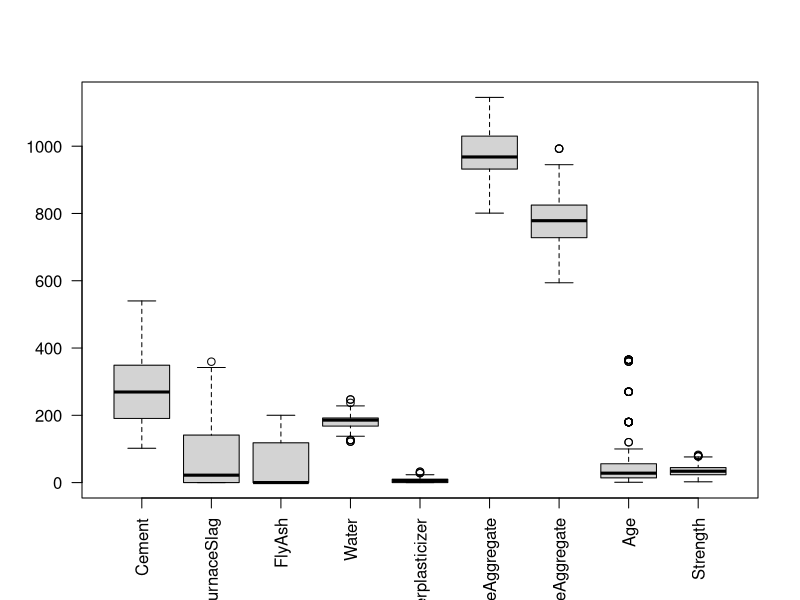
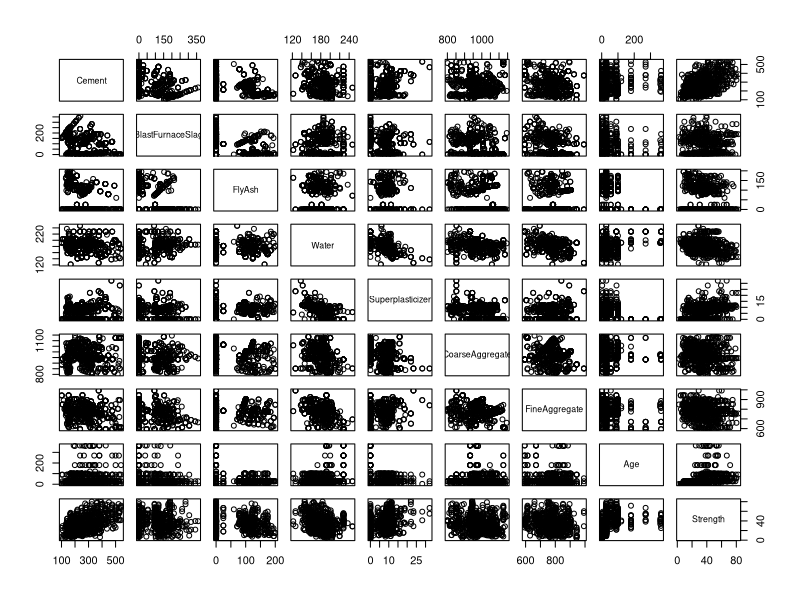
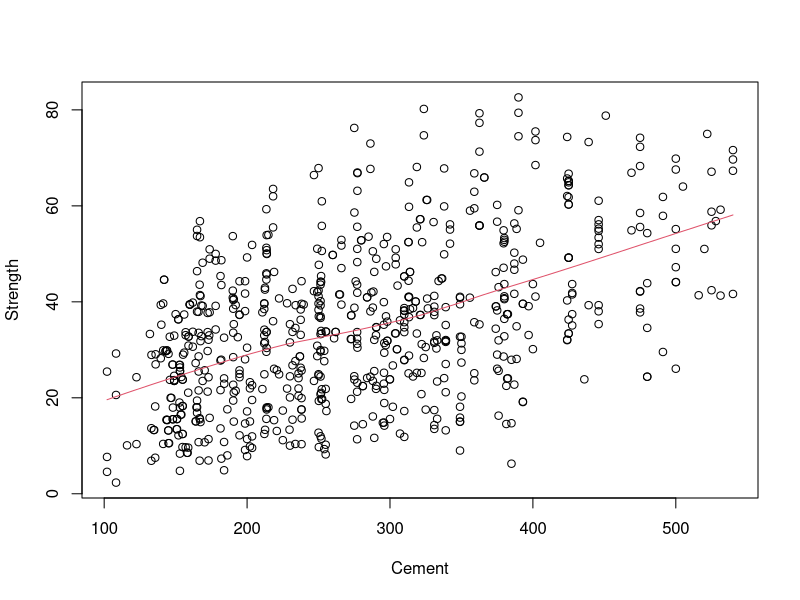
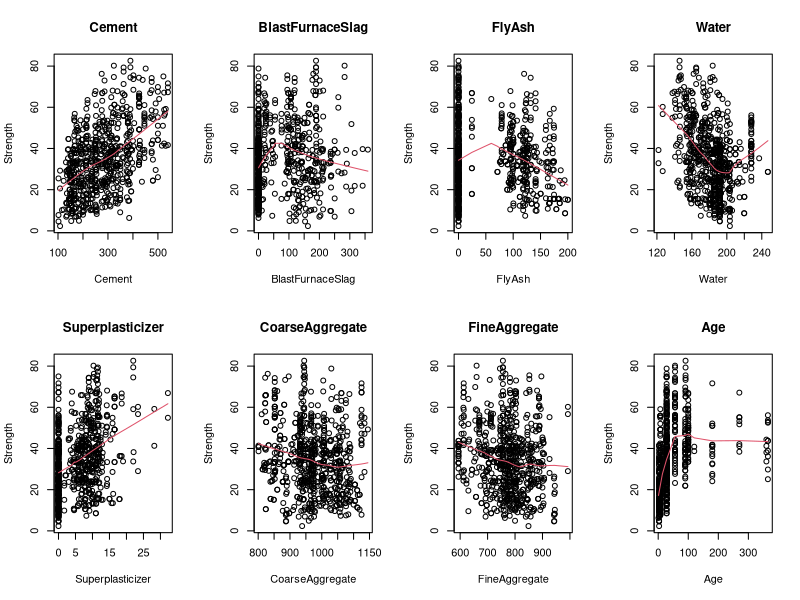
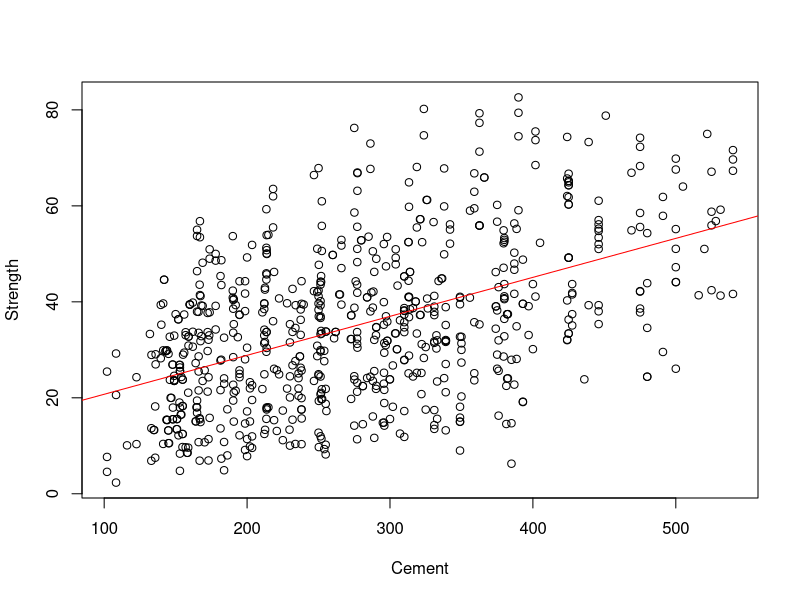
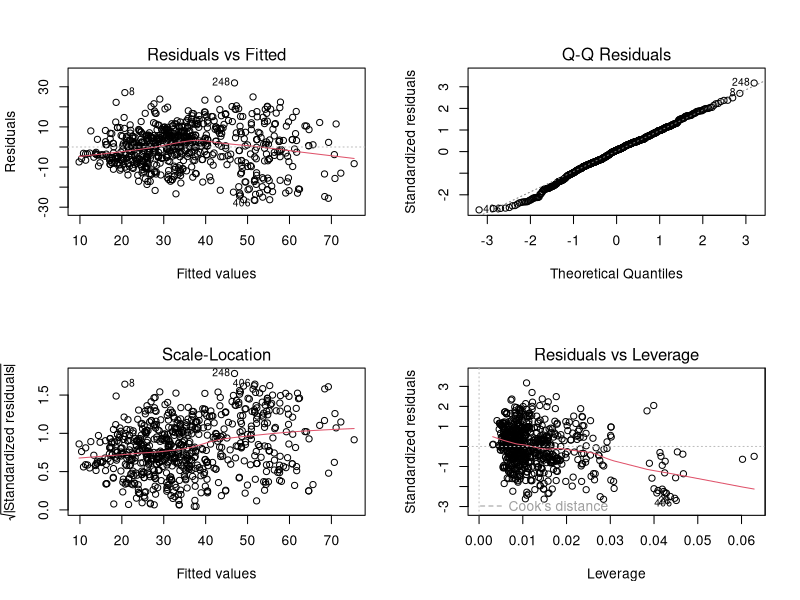
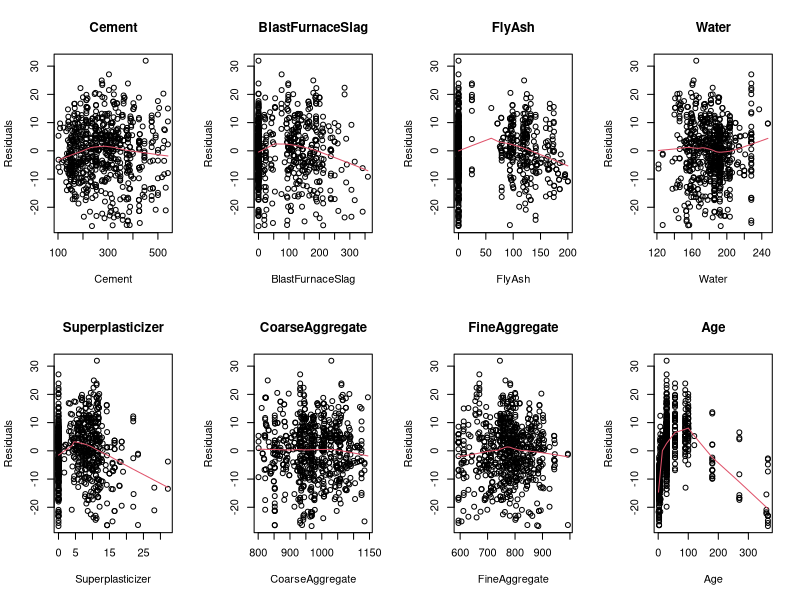

R code for these plots, in order: (Note: this script raises an error after producing the figures.)
############################################################
#
# MBD - Modelo lineal
#
############################################################



############################################################
# Lectura de datos y descriptiva
############################################################
##-- Lectura de los datos
setwd('...')
datos <- read.table('Concrete_train.txt',sep="\t",header=TRUE)

##--Inspeccion de los datos
dim(datos)                  # num filas y columnas
View(datos)                 # ver datos
summary(datos)              # descriptiva de todas las variables 
boxplot(datos,las=2)        # boxplot de todas las variables

##-- Explorar todos los pares de datos
pairs(datos)                # descriptiva bivariante


##-- Descriptiva bivariante para la variable cemento
plot(Strength~Cement,datos)                       # puntos
with(datos,lines(lowess(Strength~Cement),col=2))  # estimacion no parametrica de la relacion

##-- Descriptiva bivariante para todas las variables
par(mfrow=c(2,4))
for(i in 1:8){
  plot(datos$Strength~datos[,i],main=names(datos)[i],xlab=names(datos)[i],ylab="Strength")
  with(datos,lines(lowess(Strength~datos[,i]),col=2))
}

############################################################
# Ajuste del modelo lineal simple
############################################################
mod.lm0 <- lm(Strength~Cement,datos)
summary(mod.lm0)
## residuals = descriptiva de los residuos (errores)
## Estimate = coeficientos del termino independiente (intercept) y el cemento. Por cada unidad de cemento que yo anada la dureza aumenta en 0.08 uds con un error +- 0.005
# t-value: la division de las dos primeras columnas, nos interesa que sea grande.
# pr valor como es muy pequeno descartamos la hipotesis nula es decir que sea 0, es decir que el cemento está influyendo sobre la respuesta. Nos aseguramos que no es un coeficiente igual a 0, es decir que no tienen ningun impacto en la dureza
# residual standard error: como una media de los residuos, lo que espero equivocarme utilizando el modelo
# R2: cerca de 0 no explica nada, cerca del 1 explica mucho. Considerando que tenemos una unica variable un 0.25 esta bastante bien, podemos explicar en un 25% la dureza segun el cemento
# F-static: si el modelo en general explica algo o no, 

par(mfrow=c(1,1))
plot(Strength~Cement,datos)
abline(mod.lm0,col="red") #linea completamente recta utilizando el modelo lm0

############################################################
# Ajuste del modelo multivariado
############################################################
mod.lm1 <- lm(Strength~Cement + BlastFurnaceSlag + FlyAsh +      
                       Water + Superplasticizer + CoarseAggregate +
                       FineAggregate + Age,datos)                   # Ajuste del modelo
mod.lm1 <- lm(Strength~.,datos)                                     # Instruccion equivalente a la anterior
mod.lm1                                                             # Ver coeficientes
summary(mod.lm1)                                                    # Resumen del modelo

############################################################
# Seleccion de variables 
############################################################
mod.lm2 <- step(mod.lm1)                   # Seleccionar variables
## Observamos el AIC por cada variable que quitamos al modelo, observamos que si NO quitamos ninguna tenemos el valor más pequeno del AIC, que es lo que buscamos

summary(mod.lm2)                           # Modelo con variables seleccionadas

############################################################
# Validacion de las premisas
############################################################
par(mfrow=c(2,2))                          # ventana para 4 gr?ficos
plot(mod.lm2)                              # graficos para valorar premisas

## Vemos que la homestecidiad no se cumple 

############################################################
# Nueva descriptiva
############################################################
## Alternativa 1. Residuos versus variables predictoras
par(mfrow=c(2,4))
for(i in 1:8){
  plot(resid(mod.lm2)~datos[,i],main=names(datos)[i],xlab=names(datos)[i],ylab="Residuals")
  with(datos,lines(lowess(resid(mod.lm2)~datos[,i]),col=2))
}

## Alternativa 2. Residuos versus variables predictoras
# Instalacion del paquete car
install.packages('car')
library(car)
residualPlots(mod.lm2)
## Si el pvalor es menor a 0.05 significa que la caracteristica es significativa. Vemos que water y coarseaggregate no aplican

############################################################
# Transformaciones polinomicas sobre las predictoras con poly 
############################################################
##- Con poly se incluyen terminos polinomicos de orden mayor
mod.lm4 <- lm(Strength ~ poly(Cement,2) + poly(BlastFurnaceSlag,2) + poly(FlyAsh,2)+
                         poly(Water,2) + poly(Superplasticizer,2) + CoarseAggregate +
                         poly(FineAggregate,2) + poly(Age,2),datos) # generamos el nuevo modelo con las transformaciones
summary(mod.lm4)

mod.lm5 <- step(mod.lm4)
summary(mod.lm5)

############################################################
# Colinealidad
############################################################
vif(mod.lm5)     # Valores superiores a 5 indica variables que se han de eliminar

############################################################
# Validacion 
############################################################
par(mfrow=c(2,2))
plot(mod.lm5)
residualPlots(mod.lm5)

############################################################
# Transformacion Boxcox sobre la respuesta
############################################################
##-- Calculamos la lambda para la transformacion Boxcox
par(mfrow=c(1,1))
bc <- boxCox(mod.lm5)
bc
bc$x[which.max(bc$y)]
## lambda optima la cual vamos a elevar las variables resultado (dureza) a esta lambda 
lamb <- bc$x[which.max(bc$y)]  
datos$Strength2 <- datos$Strength^lamb
mod.lm6 <- lm(Strength2~poly(Cement,2) + poly(BlastFurnaceSlag,2) + poly(FlyAsh,2) +
                        poly(Water,2) + poly(Superplasticizer,2) +
                        poly(FineAggregate,2) + poly(Age,2), datos)
summary(mod.lm6)

############################################################
# Validacion 
############################################################
par(mfrow=c(2,2))
plot(mod.lm6)
## Vemos que corregimos los problemas de normalidad, pero que seguimos teniendo parabola homesteicedad
## Nos quedariamos con el modelo 5, que es mas simple y no deteriora ninguna premisa. A parte de que la R2 se mantiene practicamente igual.

## Y transformaciones logaritmicas sobre las predictoras? Probadlo en casa!

############################################################
# Observaciones influyentes
############################################################
influenceIndexPlot(mod.lm5)           # Las observaciones 81, 147 tienen mucha influencia a posteriori. La 248 est? muy mal explicada por el modelo. La 65 y 81 tienen mucha influencia a priori.
## La distancia de cook se cbasa en mirar como es el modelo ponen. Vemos que hay unos 3 puntos influyentes. Puntos que influyen mucho en el modelo
## residuals: No hay ningun punto que destaque, solo uno que tiene un residuo de practicamente 4, cuando deberian oscilar entre -2 y 2, pero ya esta.
## p-valor: vemos que ninguno llega al 0.05, solo el de 0.1 que coincide con el anterior.

par(mfrow=c(1,1))
influencePlot(mod.lm5)                # Eliminar las 2 mas influyentes a posteriori (81 y 147) y la peor explicada (248)
obs.rm <- c(81,147,248)
View(datos[obs.rm,])
col.points <- rep(rgb(0,0,0,0.1),nrow(datos))        # Vector de colores
col.points[obs.rm] <- 2:4                            # Colores distintos para las observaciones influyentes
pairs(datos[,-10],col=col.points,pch=19,cex=0.8)     # Dibujo por pares de las observaciones influyentes
datos.rm <- datos[-obs.rm ,]                         # Nos creamos un nuevo data.frame sin estas observaciones

##--Ajuste del modelo sin observaciones influyentes
mod.lm7 <- lm(Strength~poly(Cement,2) + poly(BlastFurnaceSlag,2) + poly(FlyAsh,2)+
                       poly(Water,2) + poly(Superplasticizer,2)  +
                       poly(FineAggregate,2) + poly(Age,2),datos.rm)

##--Comparar nuevo modelo con antiguo
summary(mod.lm7)   # Modelo nuevo sin outliers y observaciones influyentes
summary(mod.lm5)   # Modelo antiguo

## No cambian mucho los modelos, asi que nos quedamos con el lm5 

##-- Modelo final
mod.final <- mod.lm5

##-- Efectos
library('effects')
plot(allEffects(mod.final))


############################################################
# Testearlo con nuevos datos
############################################################
# setwd('...')
test <- read.table('Concrete_test.txt',sep="\t",header=TRUE)

##-- Volver a hacer transformaciones en test (por si la necesito)
test$Strength2 <- test$Strength^lamb

##-- Predicciones
pr <- predict(mod.final,test)   # Predicciones para los nuevos valores
par(mfrow=c(1,1))           
plot(pr,test$Strength,asp=1)    # Predicciones vs valores predichos 
abline(0,1,col=2,lwd=2)         # Bisectriz

##--EQM (Error Cuadratico Medio)
n <- dim(test)[1]                                       # Tamanyo muestral
## vemos que es un 30% de la muestra de entrenamiento
EQM <- sum((pr-test$Strength)^2)/n                      # Error Cuadratico Medio
sqrt(EQM)                                               # Incertidumbre a posteriori                                                
sd(test$Strength)                                       # Incertidumbre a priori --> El modelo me reduce a la mitad la incertidumbre en las predicciones
summary(test$Strength)
# En un rango de 80, tener un error de 8 está bastante bien
